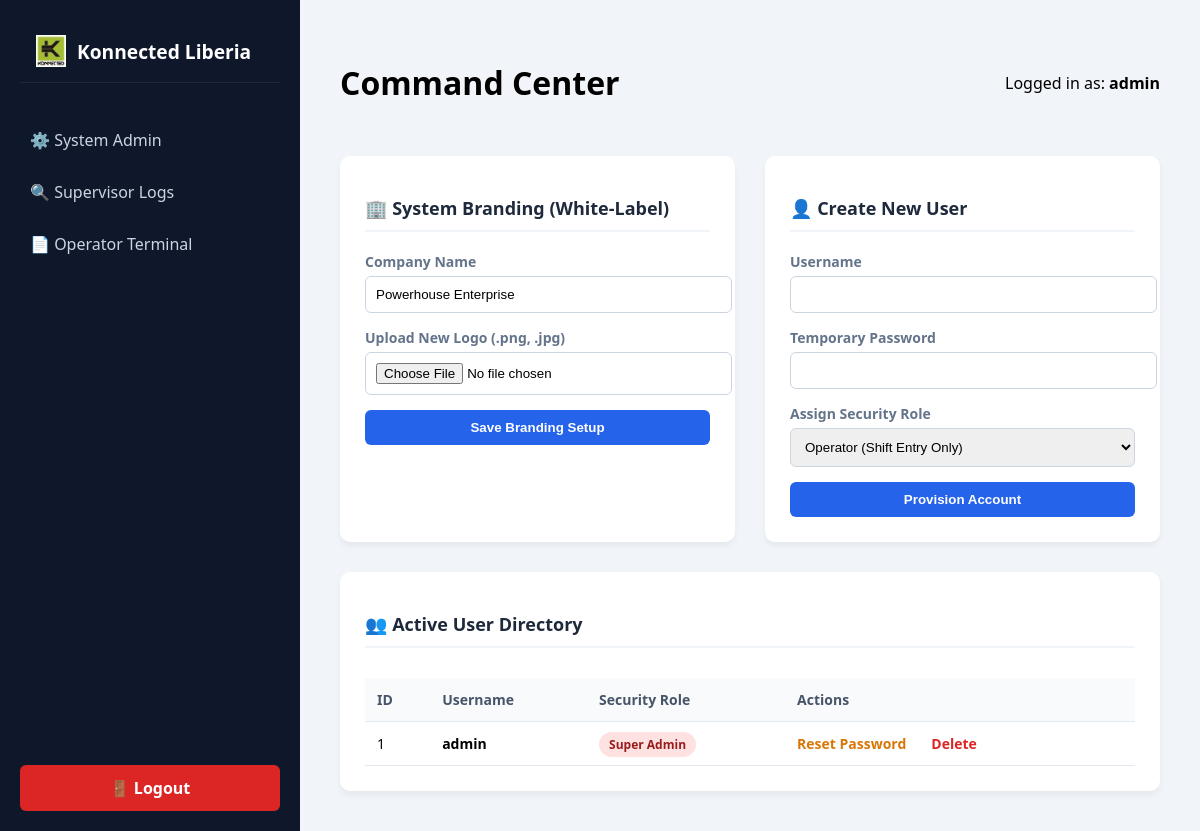
The page /admin (signed in) on the database its author committed.
### models.py (models this page shows)
class User(UserMixin, db.Model):
    id = db.Column(db.Integer, primary_key=True)
    username = db.Column(db.String(80), unique=True, nullable=False)
    password_hash = db.Column(db.String(120), nullable=False)
    role = db.Column(db.String(20), default='operator')
    must_change_password = db.Column(db.Boolean, default=True, nullable=False)

class SystemSettings(db.Model):
    id = db.Column(db.Integer, primary_key=True)
    company_name = db.Column(db.String(100))
    logo_path = db.Column(db.String(100))

### app.py (the view)
@app.route('/admin', methods=['GET', 'POST'])
@login_required
def admin_dashboard():
    if current_user.role != 'super_admin':
        return "Access Denied. Super Admins Only.", 403
    system_settings = SystemSettings.query.first()
    if not system_settings:
        system_settings = SystemSettings(company_name="Powerhouse Enterprise", logo_path="default_logo.png")
        db.session.add(system_settings)
        db.session.commit()
    all_users = User.query.all()
    return render_template('admin.html',
                           settings=system_settings,
                           users=all_users,
                           current_user=current_user)

### app.py (called while the page is built)
@login_manager.user_loader
def load_user(user_id):
    return User.query.get(int(user_id))

### templates/admin.html (shortened to what this page needs)
{% extends "base.html" %}
{% block content %}
    <div class="header">
        <h1>Command Center</h1>
        <p>Logged in as: <strong>{{ current_user.username }}</strong></p>
    </div>
    <div class="grid-container">
        <div class="card">
            <h2>🏢 System Branding (White-Label)</h2>
            <form method="POST" action="/update_branding" enctype="multipart/form-data">
                <div class="input-group">
                    <label>Company Name</label>
                    <input type="text" name="company_name" value="{{ settings.company_name }}">
                </div>
                <div class="input-group">
                    <label>Upload New Logo (.png, .jpg)</label>
                    <input type="file" name="logo_file" accept="image/*">
                </div>
                <button type="submit" class="btn-primary">Save Branding Setup</button>
            </form>
        </div>
        <div class="card">
            <h2>👤 Create New User</h2>
            <form method="POST" action="/add_user">
                <div class="input-group">
                    <label>Username</label>
                    <input type="text" name="new_username" required>
                </div>
                <div class="input-group">
                    <label>Temporary Password</label>
                    <input type="text" name="new_password" required>
                </div>
                <div class="input-group">
                    <label>Assign Security Role</label>
                    <select name="new_role">
                        <option value="operator">Operator (Shift Entry Only)</option>
                    </select>
                </div>
                <button type="submit" class="btn-primary">Provision Account</button>
            </form>
        </div>
    </div>
    <div class="card" style="margin-top: 30px;">
        <h2>👥 Active User Directory</h2>
        <div class="table-responsive">
            <table>
                <thead>
                    <tr>
                        <th>ID</th>
                        <th>Username</th>
                        <th>Security Role</th>
                        <th>Actions</th>
                    </tr>
                </thead>
                <tbody>
                    {% for u in users %}
                    <tr>
                        <td>{{ u.id }}</td>
                        <td><strong>{{ u.username }}</strong></td>
                        <td><span class="role-badge role-{{ u.role }}">{{ u.role|replace('_', ' ')|title }}</span></td>
                        <td>
                            <div style="display: flex; gap: 15px; align-items: center;">
                                <a href="/admin/reset_password/{{ u.id }}"
                                   class="action-link"
                                   style="color:#d97706; text-decoration: none;"
                                   onclick="return confirm('Are you sure you want to reset the password for {{ u.username }}?');">
                                    Reset Password
                                </a>
                                <form action="/admin/delete_user/{{ u.id }}" method="POST" style="margin: 0;"
                                      onsubmit="return confirm('CRITICAL: Are you completely certain you want to permanently delete user account: {{ u.username }}?');">
                                    <button type="submit" class="action-link" style="color:#dc2626; background: none; border: none; padding: 0; font-family: inherit; font-size: 14px; font-weight: 600; cursor: pointer;">
                                        Delete
                                    </button>
                                </form>
                            </div>
                        </td>
                    </tr>
                    {% endfor %}
                </tbody>
            </table>
        </div>
    </div>
{% endblock %}

### static/style.css (style rules this page uses)
html, body { margin: 0; padding: 0; height: 100%; font-family: 'Segoe UI', Tahoma, Geneva, Verdana, sans-serif; }
.header { display: flex; justify-content: space-between; align-items: center; margin-bottom: 30px; }
.grid-container { display: grid; grid-template-columns: repeat(auto-fit, minmax(320px, 1fr)); gap: 30px; }
.card { background: white; border-radius: 10px; padding: 25px; box-shadow: 0 4px 6px rgba(0,0,0,0.05); }
.card h2 { font-size: 18px; margin-bottom: 20px; color: #1e293b; border-bottom: 2px solid #f1f5f9; padding-bottom: 10px; }
.input-group { margin-bottom: 15px; }
.input-group label { display: block; font-size: 14px; font-weight: 600; margin-bottom: 5px; color: #64748b; }
.input-group input, .input-group select { width: 100%; padding: 10px; border: 1px solid #cbd5e1; border-radius: 6px; }
.btn-primary { background: #2563eb; color: white; border: none; padding: 10px 20px; border-radius: 6px; cursor: pointer; font-weight: bold; width: 100%; }
.table-responsive { width: 100%; overflow-x: auto; -webkit-overflow-scrolling: touch; }
table { width: 100%; border-collapse: collapse; margin-top: 10px; }
th, td { padding: 12px; text-align: left; border-bottom: 1px solid #e2e8f0; font-size: 14px; white-space: nowrap; }
th { background: #f8fafc; color: #475569; }
.role-badge { padding: 4px 10px; border-radius: 20px; font-size: 12px; font-weight: bold; }
.role-super_admin { background: #fee2e2; color: #991b1b; }
.action-link { cursor: pointer; margin-right: 10px; text-decoration: none; font-weight: 600; }

### rows shown on the page
User: username "admin", id "1", role "Super Admin"
SystemSettings: company_name "Powerhouse Enterprise"
